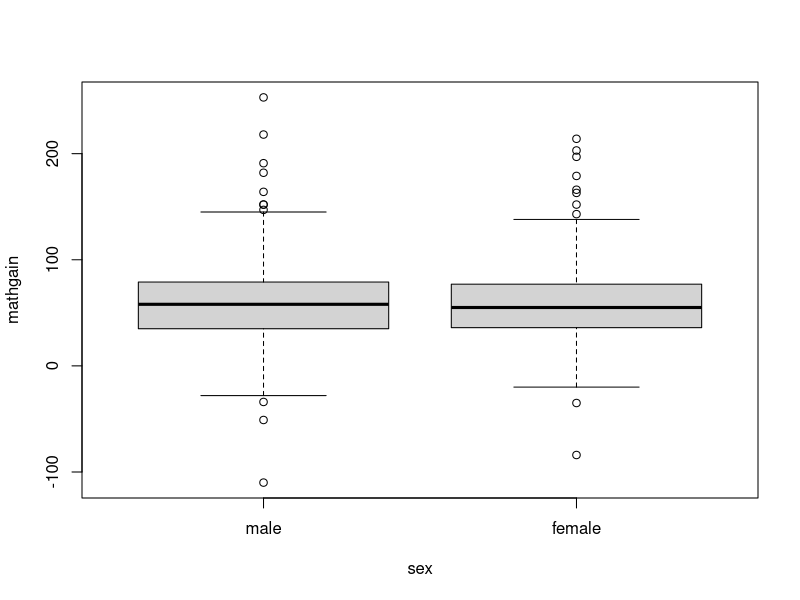
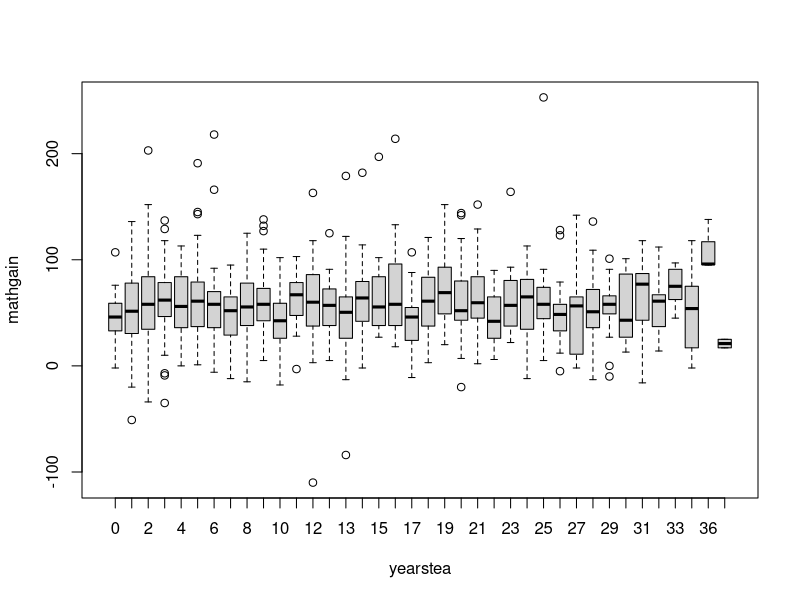
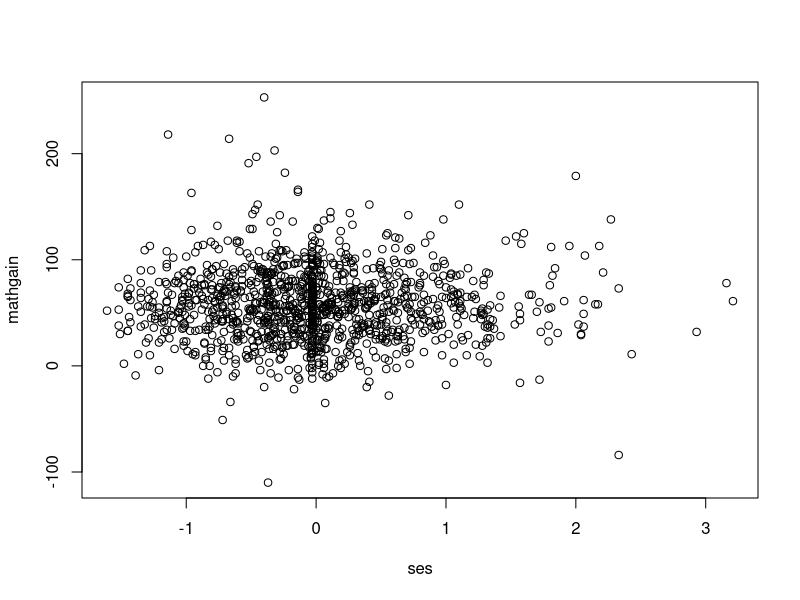
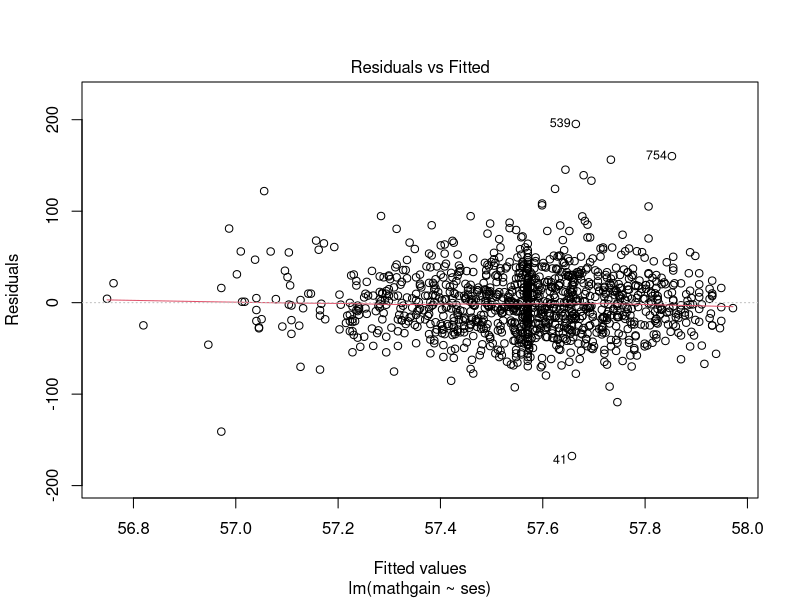
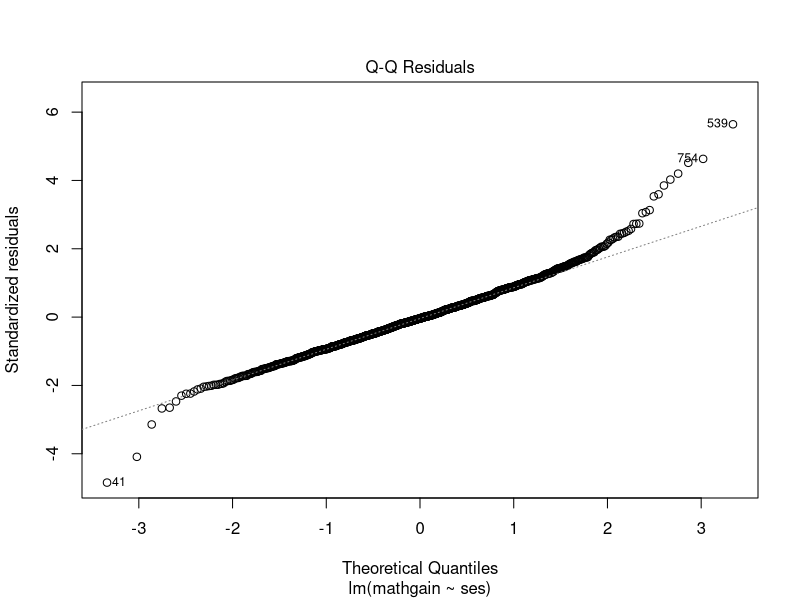
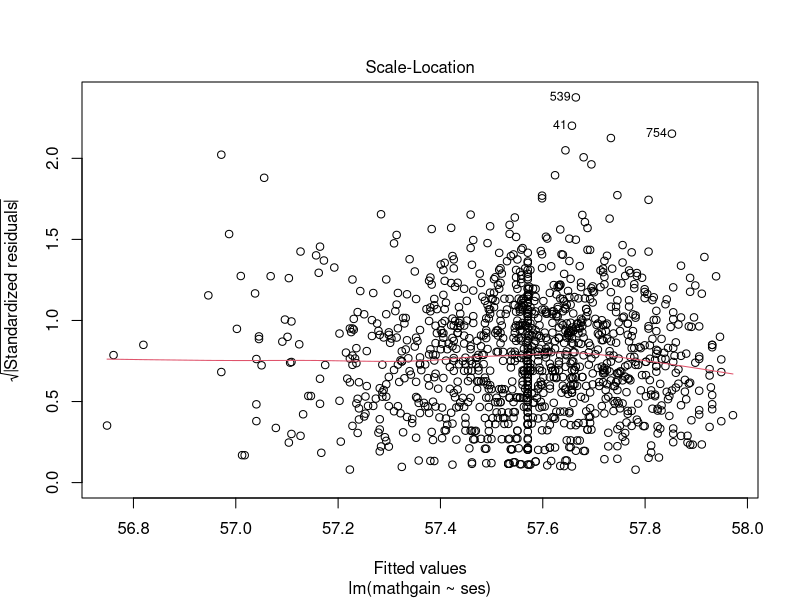
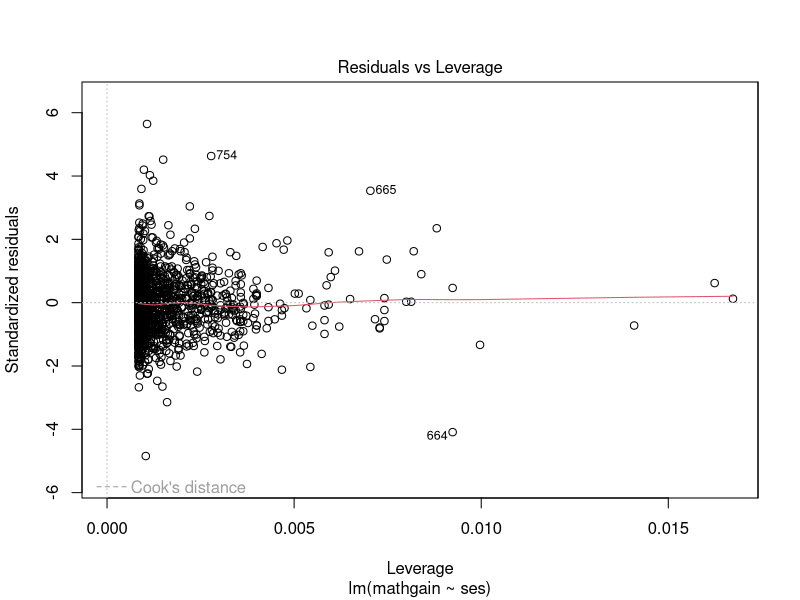
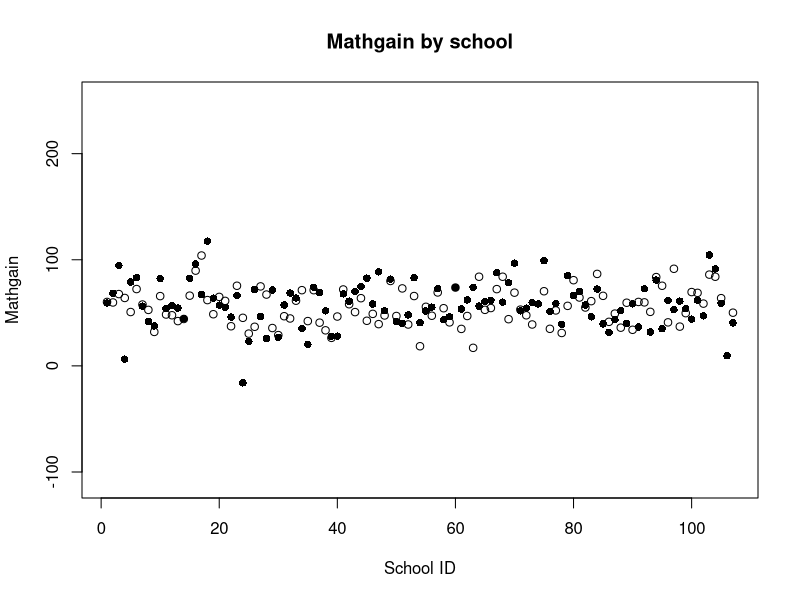

R code for these plots, in order: (Note: this script raises an error after producing the figures.)
## ---- chunk 1
knitr::opts_chunk$set(echo = TRUE)
## ---- chunk 2
library(lme4)
library(Matrix)

setwd("~/Documents/JOB/UANTWERPEN/FLAMES/Multilevel/Data")
siiData <- read.table("SII.txt",header=T)
siiData$schoolid<-as.factor(siiData$schoolid)
siiData$classid<-as.factor(siiData$classid)
siiData$childid<-as.factor(siiData$childid)
siiData$sex<-as.factor(siiData$sex)
levels(siiData$sex)<-c("male","female")
## ---- chunk 3
plot(mathgain ~ sex, data = siiData)
t.test(siiData$mathgain ~ siiData$sex)

## ---- chunk 4

siiData$yearstea <- as.factor(siiData$yearstea)
plot(mathgain ~ yearstea, data = siiData)
fit <- lm(mathgain ~ yearstea, data = siiData)
anova(fit)
summary(fit)

## ---- chunk 5

plot(mathgain ~ ses, data = siiData)
fit <- lm(mathgain ~ ses, data = siiData)
summary(fit)
plot(fit)

## ---- chunk 6

allSchool<-unique(siiData$schoolid)
nSchool<-length(allSchool)

plot(as.numeric(siiData$schoolid),siiData$mathgain,type="n",xlab="School ID",ylab="Mathgain",main="Mathgain by school")

for (i in 1:nSchool){
  tmp<-siiData[siiData$schoolid==allSchool[i],]
  tmp$schoolid<-as.numeric(tmp$schoolid)
  
  #mean for the males	
  tmpMale<-tmp[tmp$sex=="male",]
  points(allSchool[i],mean(tmpMale$mathgain),pch=16)
  
  #mean for the females
  tmpFemale<-tmp[tmp$sex=="female",]
  points(allSchool[i],mean(tmpFemale$mathgain),pch=1)
}

model<-lme(mathgain~sex,random=~1|schoolid,data=siiData)
anova.lme(model)
summary(model)

#the same thing in a different way



